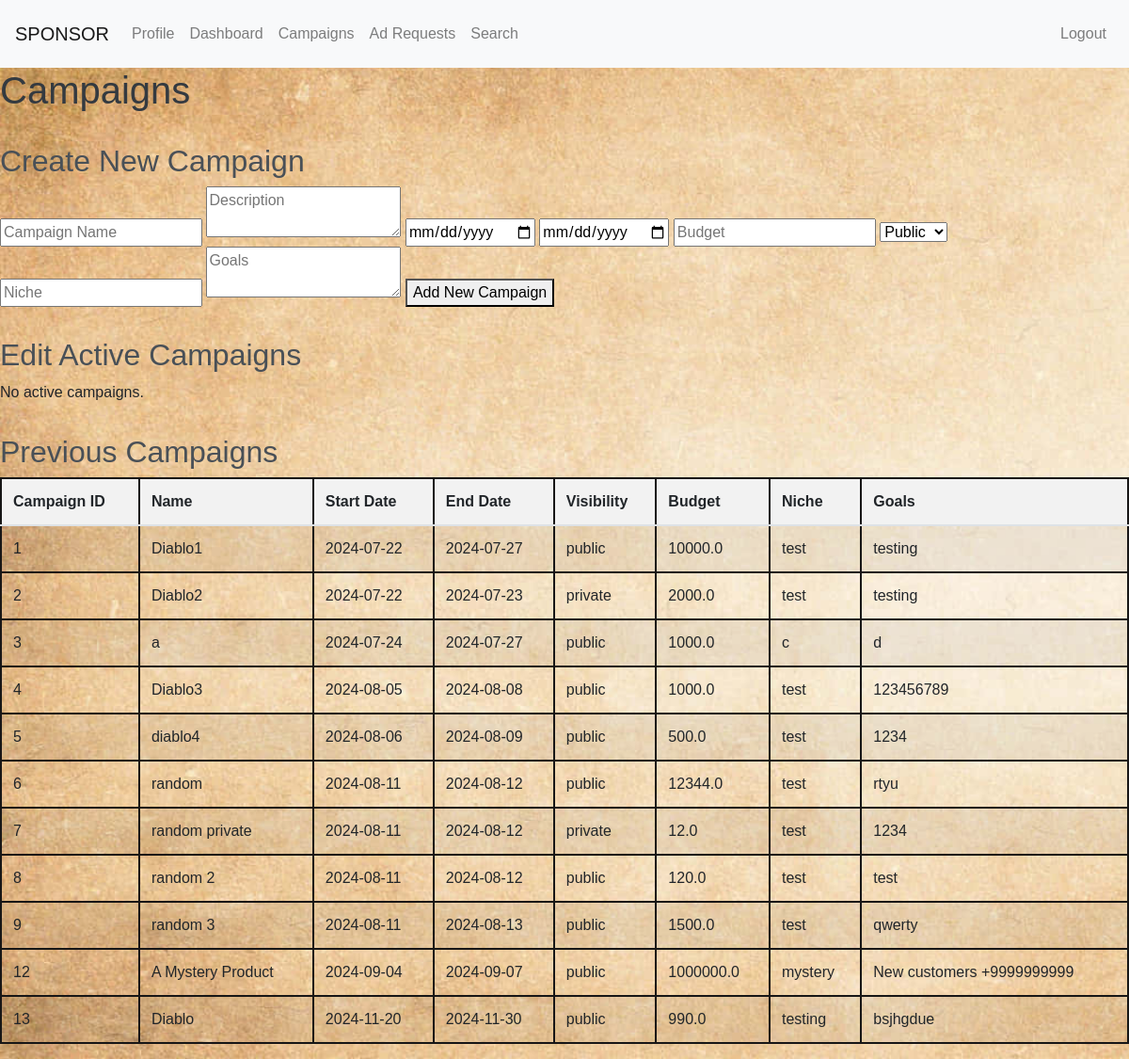
/campaigns (signed in), run on the app's committed database.
### app.py (models this page shows)
class Campaign(db.Model):
    __tablename__ = 'campaigns'
    id = db.Column(db.Integer, primary_key=True, autoincrement=True)
    name = db.Column(db.String(100), nullable=False)
    description = db.Column(db.Text)
    start_date = db.Column(db.Date)
    end_date = db.Column(db.Date)
    budget = db.Column(db.Float)
    visibility = db.Column(db.String(50), nullable=False)
    goals = db.Column(db.Text)
    sponsor_id = db.Column(db.Integer, db.ForeignKey('users.id'), nullable=False)
    niche = db.Column(db.String(50), nullable=False)
    flagged = db.Column(db.Boolean, default=False)
    ad_requests = db.relationship('AdRequest', backref='campaign_ad', lazy=True)

### app.py (the view, shortened to what this page needs)
@app.route('/campaigns', methods=['GET', 'POST'])
def campaigns():
    if 'user_id' not in session:
        flash('You need to log in first.', 'danger')
        return redirect(url_for('login'))
    if session.get('user_role') != 'sponsor':
        flash('Unauthorized access.', 'danger')
        return redirect(url_for('login'))
    today = datetime.now().date()
    user = User.query.get(session['user_id'])
    if user.flagged:
        flash('Your account is flagged. You cannot access campaigns.', 'danger')
        return redirect(url_for('sponsor_dashboard'))
    active_campaigns = Campaign.query.filter(
        Campaign.sponsor_id == user.id,
        Campaign.end_date >= today
    ).all()
    previous_campaigns = Campaign.query.filter(
        Campaign.sponsor_id == user.id,
        Campaign.end_date < today
    ).all()
    return render_template('campaigns.html', active_campaigns=active_campaigns, previous_campaigns=previous_campaigns)

### templates/campaigns.html (shortened to what this page needs)
<!DOCTYPE html>
<html lang="en">
<head>
    <link rel="stylesheet" href="https://stackpath.bootstrapcdn.com/bootstrap/4.5.2/css/bootstrap.min.css">
    <link rel="stylesheet" href="{{ url_for('static', filename='style.css') }}">
</head>
<body>
    <header>
        <nav class="navbar navbar-expand-lg navbar-light bg-light">
            <a class="navbar-brand" href="#">SPONSOR</a>
            <div class="collapse navbar-collapse" id="navbarNav">
                <ul class="navbar-nav mr-auto">
                    <li class="nav-item">
                        <a class="nav-link" href="{{ url_for('sponsor_profile') }}">Profile</a>
                    </li>
                    <li class="nav-item">
                        <a class="nav-link" href="{{ url_for('sponsor_dashboard') }}">Dashboard</a>
                    </li>
                    <li class="nav-item">
                        <a class="nav-link" href="{{ url_for('campaigns') }}">Campaigns</a>
                    </li>
                    <li class="nav-item">
                        <a class="nav-link" href="{{ url_for('sponsor_ad_request') }}">Ad Requests</a>
                    </li>
                    <li class="nav-item">
                        <a class="nav-link" href="{{ url_for('search') }}">Search</a>
                    </li>
                </ul>
                <ul class="navbar-nav">
                    <li class="nav-item">
                        <a class="nav-link" href="{{ url_for('logout') }}">Logout</a>
                    </li>
                </ul>
            </div>
        </nav>
    </header>
    <main>
        <h1>Campaigns</h1>
        <section>
            <h2>Create New Campaign</h2>
            <form action="{{ url_for('campaigns') }}" method="post">
                <input type="text" name="name" placeholder="Campaign Name" required>
                <textarea name="description" placeholder="Description" required></textarea>
                <input type="date" name="start_date" required>
                <input type="date" name="end_date" required>
                <input type="number" step="0.01" name="budget" placeholder="Budget" required>
                <select name="visibility" required>
                    <option value="public">Public</option>
                </select>
                <input type="text" name="niche" placeholder="Niche" required>
                <textarea name="goals" placeholder="Goals" required></textarea>
                <button type="submit">Add New Campaign</button>
            </form>
        </section>
        <section>
            <h2>Edit Active Campaigns</h2>
            {% if active_campaigns %}
                <table class="table table-striped">
                    <thead>
                        <tr>
                            <th>Campaign ID</th>
                            <th>Name</th>
                            <th>Start Date</th>
                            <th>End Date</th>
                            <th>Visibility</th>
                            <th>Budget</th>
                            <th>Niche</th>
                            <th>Goals</th>
                            <th>Actions</th>
                        </tr>
                    </thead>
                    <tbody>
                        {% for campaign in active_campaigns %}
                            <tr>
                                <td>{{ campaign.id }}</td>
                                <td>{{ campaign.name }}</td>
                                <td>{{ campaign.start_date }}</td>
                                <td>{{ campaign.end_date }}</td>
                                <td>{{ campaign.visibility }}</td>
                                <td>{{ campaign.budget }}</td>
                                <td>{{ campaign.niche }}</td>
                                <td>{{ campaign.goals }}</td>
                                <td>
                                    <a href="{{ url_for('edit_campaign', campaign_id=campaign.id) }}" class="btn btn-primary btn-sm">Edit</a>
                                    <form action="{{ url_for('delete_campaign', campaign_id=campaign.id) }}" method="POST" style="display:inline;">
                                        <button type="submit" class="btn btn-danger btn-sm">Delete</button>
                                    </form>
                                </td>
                            </tr>
                        {% endfor %}
                    </tbody>
                </table>
            {% else %}
                <p>No active campaigns.</p>
            {% endif %}
        </section>
        <section>
            <h2>Previous Campaigns</h2>
            {% if previous_campaigns %}
                <table class="table table-striped">
                    <thead>
                        <tr>
                            <th>Campaign ID</th>
                            <th>Name</th>
                            <th>Start Date</th>
                            <th>End Date</th>
                            <th>Visibility</th>
                            <th>Budget</th>
                            <th>Niche</th>
                            <th>Goals</th>
                        </tr>
                    </thead>
                    <tbody>
                        {% for campaign in previous_campaigns %}
                            <tr>
                                <td>{{ campaign.id }}</td>
                                <td>{{ campaign.name }}</td>
                                <td>{{ campaign.start_date }}</td>
                                <td>{{ campaign.end_date }}</td>
                                <td>{{ campaign.visibility }}</td>
                                <td>{{ campaign.budget }}</td>
                                <td>{{ campaign.niche }}</td>
                                <td>{{ campaign.goals }}</td>
                            </tr>
                        {% endfor %}
                    </tbody>
                </table>
            {% else %}
                <p>No previous campaigns.</p>
            {% endif %}
        </section>
    </main>
</body>
</html>

### static/style.css (style rules this page uses)
body { font-family: Arial, sans-serif; background-color: #f8f9fa; margin: 0; padding: 0; }
.navbar { display: flex; justify-content: space-between; align-items: center; background-color: #343a40; padding: 1rem; color: white; }
h1 { font-size: 2.5rem; color: #343a40; }
section { margin-top: 2rem; }
h2 { font-size: 2rem; color: #495057; }

### templates/campaigns.html (style rules this page uses)
body { background-image: url("static/sponsor_bg.jpg"); background-size: cover; }
table { width: 100%; border-collapse: collapse; margin-bottom: 20px; }
table, th, td { border: 2px solid #171616; }
th, td { padding: 8px; text-align: left; }
th { background-color: #f2f2f2; }

### data on the page
Campaign: id "1", name "Diablo1", start_date "2024-07-22", end_date "2024-07-27", visibility "public", budget "10000.0", niche "test", goals "testing"
Campaign: id "2", name "Diablo2", start_date "2024-07-22", end_date "2024-07-23", visibility "private", budget "2000.0", niche "test", goals "testing"
Campaign: id "3", name "a", start_date "2024-07-24", end_date "2024-07-27", visibility "public", budget "1000.0", niche "c", goals "d"
Campaign: id "4", name "Diablo3", start_date "2024-08-05", end_date "2024-08-08", visibility "public", budget "1000.0", niche "test", goals "123456789"
Campaign: id "5", name "diablo4", start_date "2024-08-06", end_date "2024-08-09", visibility "public", budget "500.0", niche "test", goals "1234"
Campaign: id "6", name "random", start_date "2024-08-11", end_date "2024-08-12", visibility "public", budget "12344.0", niche "test", goals "rtyu"
Campaign: id "7", name "random private", start_date "2024-08-11", end_date "2024-08-12", visibility "private", budget "12.0", niche "test", goals "1234"
Campaign: id "8", name "random 2", start_date "2024-08-11", end_date "2024-08-12", visibility "public", budget "120.0", niche "test", goals "test"
Campaign: id "9", name "random 3", start_date "2024-08-11", end_date "2024-08-13", visibility "public", budget "1500.0", niche "test", goals "qwerty"
Campaign: id "12", name "A Mystery Product", start_date "2024-09-04", end_date "2024-09-07", visibility "public", budget "1000000.0", niche "mystery", goals "New customers +9999999999"
Campaign: id "13", name "Diablo", start_date "2024-11-20", end_date "2024-11-30", visibility "public", budget "990.0", niche "testing", goals "bsjhgdue"
